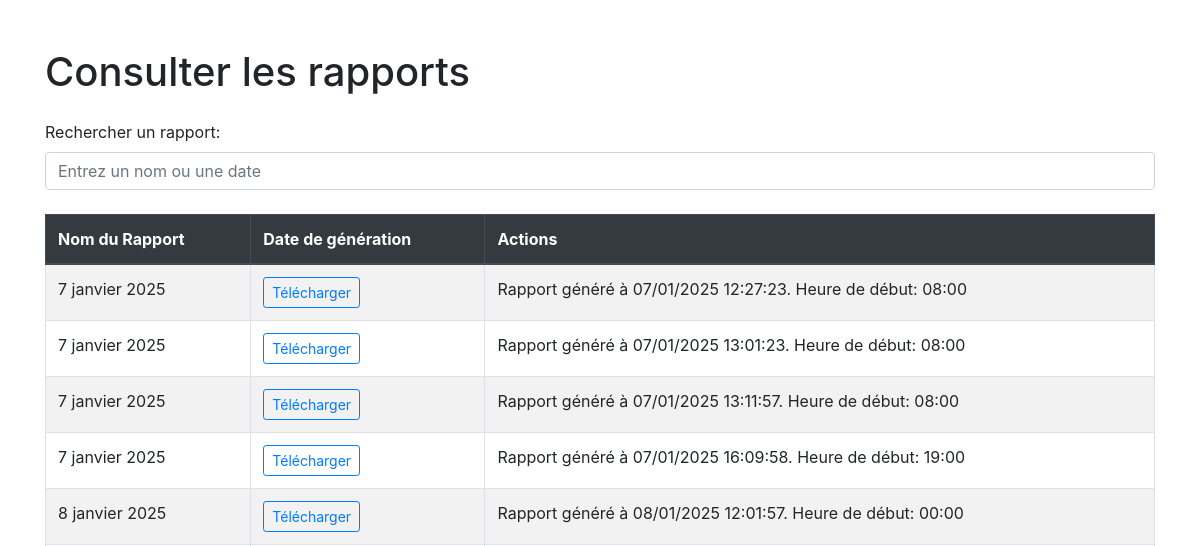
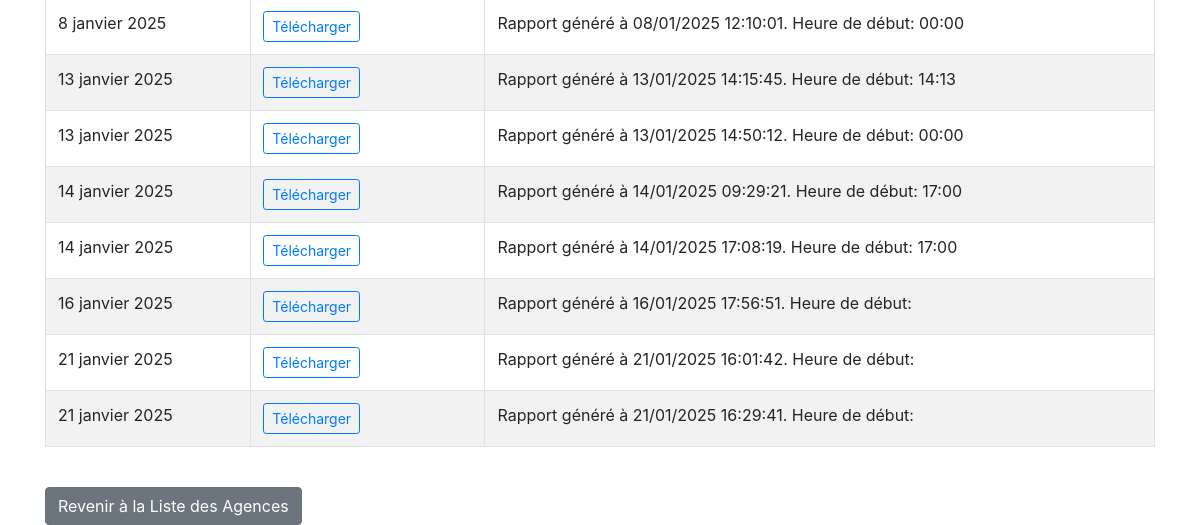
The page /agences/consulter_rapports on the database as committed earlier (2 pictures, top to bottom).
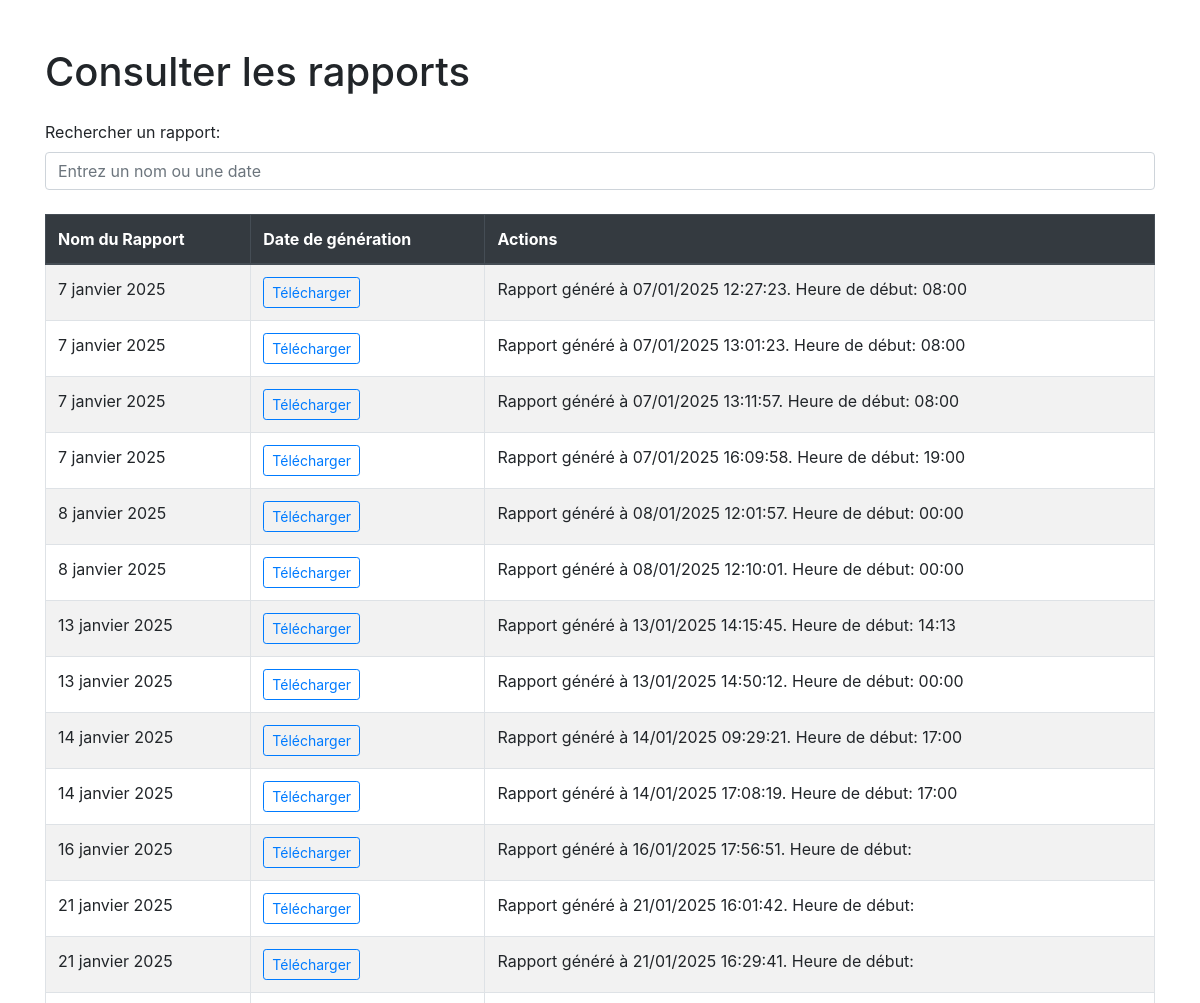
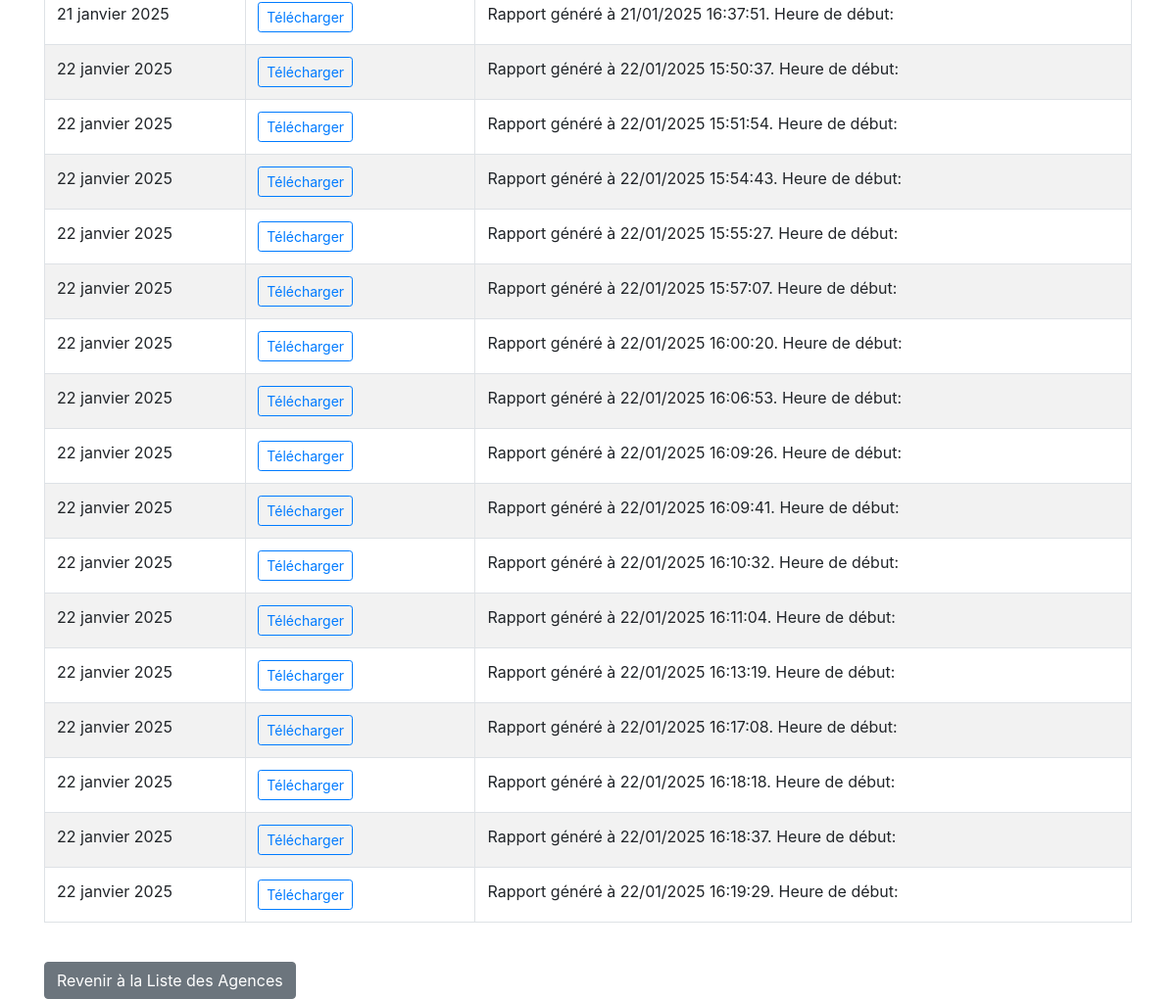
The same page on the database as committed later (2 pictures, top to bottom).
### cloture/models.py (models this page shows, shortened)
class RapportAgence(models.Model):
    date = models.DateField()
    fichier_pdf = models.FileField(upload_to='rapports/', null=True, blank=True)
    observations = models.TextField(null=True, blank=True)

### cloture/views.py (the view)
# urls.py: path('agences/consulter_rapports', views.consulter_rapports, name='liste_rapports'),
def consulter_rapports(request):
    rapports = RapportAgence.objects.all()
    return render(request, 'cloture/consulter_rapports.html', {'rapports': rapports})

### cloture/templates/cloture/consulter_rapports.html (shortened to what this page needs)
<!DOCTYPE html>
<html lang="fr">
<head>
    <link href="https://stackpath.bootstrapcdn.com/bootstrap/4.5.2/css/bootstrap.min.css" rel="stylesheet" />
</head>
<body>
    <div class="container mt-5">
        <h1>Consulter les rapports</h1>
        <div class="form-group mt-4">
            <label for="searchInput">Rechercher un rapport:</label>
            <input type="text" class="form-control" id="searchInput" placeholder="Entrez un nom ou une date" />
        </div>
        {% if rapports %}
        <div class="table-responsive mt-4">
            <table class="table table-bordered table-striped" id="rapportTable">
                <thead class="thead-dark">
                    <tr>
                        <th>Nom du Rapport</th>
                        <th>Date de génération</th>
                        <th>Actions</th>
                    </tr>
                </thead>
                <tbody>
                    {% for rapport in rapports %}
                    <tr>
                        <td>{{ rapport.date }}</td>
                        <td>
                            {% if rapport.fichier_pdf %}
                                <a href="{{ rapport.fichier_pdf.url }}" class="btn btn-sm btn-outline-primary" target="_blank">Télécharger</a>
                            {% else %}
                                <span>Aucun fichier PDF disponible</span>
                            {% endif %}
                        </td>
                        <td>{{ rapport.observations }}</td>
                    </tr>
                    {% endfor %}
                </tbody>
            </table>
        </div>
        {% else %}
        <div class="alert alert-warning mt-4" role="alert">
            Aucun rapport disponible dans la base de données.
        </div>
        {% endif %}
        <a href="{% url 'liste_agences' %}" class="btn btn-secondary mt-4">Revenir à la Liste des Agences</a>
    </div>
</body>
</html>

Rows that differ between the two databases and show on the page:
added RapportAgence: date "21 janvier 2025", observations "Rapport généré à 21/01/2025 16:37:51. Heure de début:"
added RapportAgence: date "22 janvier 2025", observations "Rapport généré à 22/01/2025 15:50:37. Heure de début:"
added RapportAgence: date "22 janvier 2025", observations "Rapport généré à 22/01/2025 15:51:54. Heure de début:"
added RapportAgence: date "22 janvier 2025", observations "Rapport généré à 22/01/2025 15:54:43. Heure de début:"
added RapportAgence: date "22 janvier 2025", observations "Rapport généré à 22/01/2025 15:55:27. Heure de début:"
added RapportAgence: date "22 janvier 2025", observations "Rapport généré à 22/01/2025 15:57:07. Heure de début:"
added RapportAgence: date "22 janvier 2025", observations "Rapport généré à 22/01/2025 16:00:20. Heure de début:"
added RapportAgence: date "22 janvier 2025", observations "Rapport généré à 22/01/2025 16:06:53. Heure de début:"
added RapportAgence: date "22 janvier 2025", observations "Rapport généré à 22/01/2025 16:09:26. Heure de début:"
added RapportAgence: date "22 janvier 2025", observations "Rapport généré à 22/01/2025 16:09:41. Heure de début:"
added RapportAgence: date "22 janvier 2025", observations "Rapport généré à 22/01/2025 16:10:32. Heure de début:"
added RapportAgence: date "22 janvier 2025", observations "Rapport généré à 22/01/2025 16:11:04. Heure de début:"
added RapportAgence: date "22 janvier 2025", observations "Rapport généré à 22/01/2025 16:13:19. Heure de début:"
added RapportAgence: date "22 janvier 2025", observations "Rapport généré à 22/01/2025 16:17:08. Heure de début:"
added RapportAgence: date "22 janvier 2025", observations "Rapport généré à 22/01/2025 16:18:18. Heure de début:"
added RapportAgence: date "22 janvier 2025", observations "Rapport généré à 22/01/2025 16:18:37. Heure de début:"
added RapportAgence: date "22 janvier 2025", observations "Rapport généré à 22/01/2025 16:19:29. Heure de début:"
